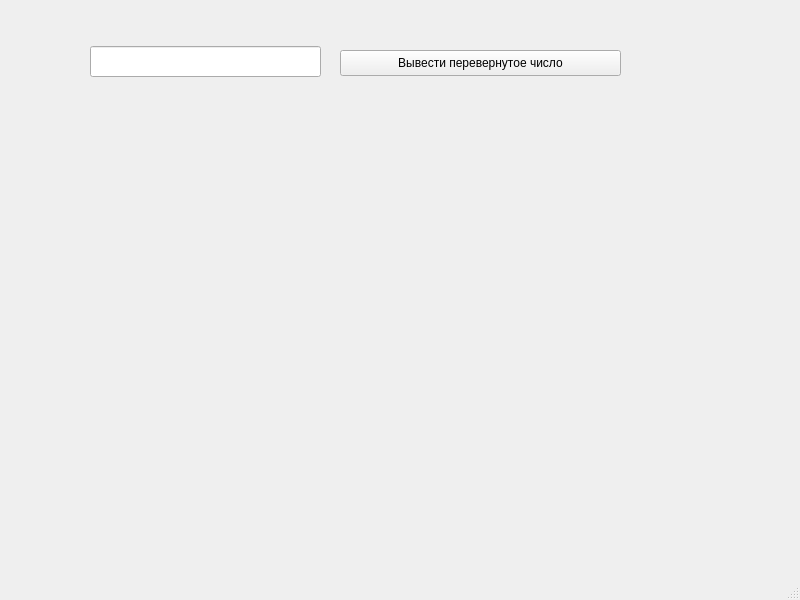
<?xml version="1.0" encoding="UTF-8"?>
<ui version="4.0">
 <class>MainWindow</class>
 <widget class="QMainWindow" name="MainWindow">
  <property name="geometry">
   <rect>
    <x>0</x>
    <y>0</y>
    <width>800</width>
    <height>600</height>
   </rect>
  </property>
  <property name="windowTitle">
   <string>MainWindow</string>
  </property>
  <widget class="QWidget" name="centralwidget">
   <widget class="QPushButton" name="pushButton">
    <property name="geometry">
     <rect>
      <x>340</x>
      <y>50</y>
      <width>281</width>
      <height>26</height>
     </rect>
    </property>
    <property name="text">
     <string>Вывести перевернутое число</string>
    </property>
   </widget>
   <widget class="QLineEdit" name="lineEdit">
    <property name="geometry">
     <rect>
      <x>90</x>
      <y>46</y>
      <width>231</width>
      <height>31</height>
     </rect>
    </property>
   </widget>
   <widget class="QLabel" name="label">
    <property name="geometry">
     <rect>
      <x>100</x>
      <y>160</y>
      <width>531</width>
      <height>61</height>
     </rect>
    </property>
    <property name="text">
     <string/>
    </property>
   </widget>
  </widget>
  <widget class="QMenuBar" name="menubar">
   <property name="geometry">
    <rect>
     <x>0</x>
     <y>0</y>
     <width>800</width>
     <height>23</height>
    </rect>
   </property>
  </widget>
  <widget class="QStatusBar" name="statusbar"/>
 </widget>
 <resources/>
 <connections/>
</ui>
